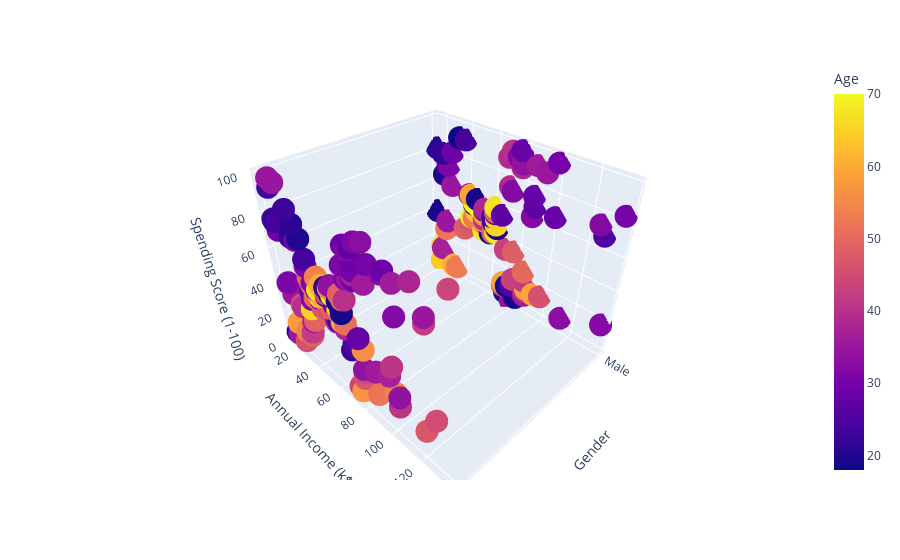

Notebook code for this chart:
### Code cell
figure = px.scatter_3d(dfb,
                    color='Age',
                    x="Gender",
                    y="Annual Income (k$)",
                    z="Spending Score (1-100)",            
                    category_orders = {"clusters": ["0", "1", "2", "3", "4"]}                    
                    )
figure.update_layout()
figure.show()

### Figure 1 — Plotly figure (JSON) as saved in the notebook; plotly's stock layout.template omitted (floating-point values rounded to 4 significant figures; data arrays with more than 128 entries replaced by an {"elided": "..."} marker saying what was removed)
{"data": [{"hovertemplate": "Gender=%{x}<br>Annual Income (k$)=%{y}<br>Spending Score (1-100)=%{z}<br>Age=%{marker.color}<extra></extra>", "legendgroup": "", "marker": {"color": {"elided": "215 int values"}, "coloraxis": "coloraxis", "symbol": "circle"}, "mode": "markers", "name": "", "scene": "scene", "showlegend": false, "type": "scatter3d", "x": {"elided": "215 str values"}, "y": {"elided": "215 int values"}, "z": {"elided": "215 int values"}}], "layout": {"coloraxis": {"colorbar": {"title": {"text": "Age"}}, "colorscale": [[0, "#0d0887"], [0.1111, "#46039f"], [0.2222, "#7201a8"], [0.3333, "#9c179e"], [0.4444, "#bd3786"], [0.5556, "#d8576b"], [0.6667, "#ed7953"], [0.7778, "#fb9f3a"], [0.8889, "#fdca26"], [1, "#f0f921"]]}, "legend": {"tracegroupgap": 0}, "margin": {"t": 60}, "scene": {"domain": {"x": [0, 1], "y": [0, 1]}, "xaxis": {"title": {"text": "Gender"}}, "yaxis": {"title": {"text": "Annual Income (k$)"}}, "zaxis": {"title": {"text": "Spending Score (1-100)"}}}}}
